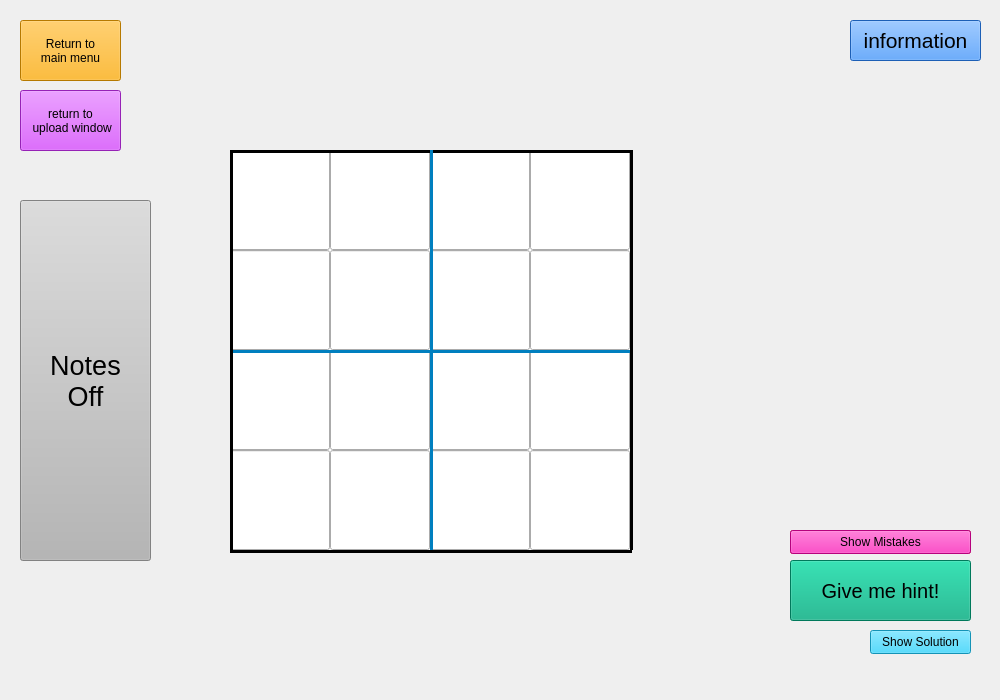
<?xml version="1.0" encoding="UTF-8"?>
<ui version="4.0">
 <class>PlayingWindow4x4</class>
 <widget class="QWidget" name="PlayingWindow4x4">
  <property name="geometry">
   <rect>
    <x>0</x>
    <y>0</y>
    <width>1000</width>
    <height>700</height>
   </rect>
  </property>
  <property name="font">
   <font>
    <pointsize>9</pointsize>
    <bold>false</bold>
    <underline>false</underline>
   </font>
  </property>
  <property name="windowTitle">
   <string>Play Sudoku</string>
  </property>
  <property name="styleSheet">
   <string notr="true"/>
  </property>
  <widget class="QLineEdit" name="le_00_00">
   <property name="geometry">
    <rect>
     <x>230</x>
     <y>150</y>
     <width>100</width>
     <height>100</height>
    </rect>
   </property>
   <property name="font">
    <font>
     <pointsize>50</pointsize>
     <bold>false</bold>
     <underline>false</underline>
    </font>
   </property>
   <property name="alignment">
    <set>Qt::AlignCenter</set>
   </property>
   <property name="placeholderText">
    <string/>
   </property>
  </widget>
  <widget class="QLineEdit" name="le_01_00">
   <property name="geometry">
    <rect>
     <x>330</x>
     <y>150</y>
     <width>100</width>
     <height>100</height>
    </rect>
   </property>
   <property name="font">
    <font>
     <pointsize>50</pointsize>
     <bold>false</bold>
     <underline>false</underline>
    </font>
   </property>
   <property name="alignment">
    <set>Qt::AlignCenter</set>
   </property>
   <property name="placeholderText">
    <string/>
   </property>
  </widget>
  <widget class="QLineEdit" name="le_02_00">
   <property name="geometry">
    <rect>
     <x>430</x>
     <y>150</y>
     <width>100</width>
     <height>100</height>
    </rect>
   </property>
   <property name="font">
    <font>
     <pointsize>50</pointsize>
     <bold>false</bold>
     <underline>false</underline>
    </font>
   </property>
   <property name="alignment">
    <set>Qt::AlignCenter</set>
   </property>
   <property name="placeholderText">
    <string/>
   </property>
  </widget>
  <widget class="QLineEdit" name="le_03_00">
   <property name="geometry">
    <rect>
     <x>530</x>
     <y>150</y>
     <width>100</width>
     <height>100</height>
    </rect>
   </property>
   <property name="font">
    <font>
     <pointsize>50</pointsize>
     <bold>false</bold>
     <underline>false</underline>
    </font>
   </property>
   <property name="alignment">
    <set>Qt::AlignCenter</set>
   </property>
   <property name="placeholderText">
    <string/>
   </property>
  </widget>
  <widget class="QLineEdit" name="le_00_01">
   <property name="geometry">
    <rect>
     <x>230</x>
     <y>250</y>
     <width>100</width>
     <height>100</height>
    </rect>
   </property>
   <property name="font">
    <font>
     <pointsize>50</pointsize>
     <bold>false</bold>
     <underline>false</underline>
    </font>
   </property>
   <property name="alignment">
    <set>Qt::AlignCenter</set>
   </property>
   <property name="placeholderText">
    <string/>
   </property>
  </widget>
  <widget class="QLineEdit" name="le_01_01">
   <property name="geometry">
    <rect>
     <x>330</x>
     <y>250</y>
     <width>100</width>
     <height>100</height>
    </rect>
   </property>
   <property name="font">
    <font>
     <pointsize>50</pointsize>
     <bold>false</bold>
     <underline>false</underline>
    </font>
   </property>
   <property name="alignment">
    <set>Qt::AlignCenter</set>
   </property>
   <property name="placeholderText">
    <string/>
   </property>
  </widget>
  <widget class="QLineEdit" name="le_02_01">
   <property name="geometry">
    <rect>
     <x>430</x>
     <y>250</y>
     <width>100</width>
     <height>100</height>
    </rect>
   </property>
   <property name="font">
    <font>
     <pointsize>50</pointsize>
     <bold>false</bold>
     <underline>false</underline>
    </font>
   </property>
   <property name="alignment">
    <set>Qt::AlignCenter</set>
   </property>
   <property name="placeholderText">
    <string/>
   </property>
  </widget>
  <widget class="QLineEdit" name="le_03_01">
   <property name="geometry">
    <rect>
     <x>530</x>
     <y>250</y>
     <width>100</width>
     <height>100</height>
    </rect>
   </property>
   <property name="font">
    <font>
     <pointsize>50</pointsize>
     <bold>false</bold>
     <underline>false</underline>
    </font>
   </property>
   <property name="alignment">
    <set>Qt::AlignCenter</set>
   </property>
   <property name="placeholderText">
    <string/>
   </property>
  </widget>
  <widget class="QLineEdit" name="le_00_02">
   <property name="geometry">
    <rect>
     <x>230</x>
     <y>350</y>
     <width>100</width>
     <height>100</height>
    </rect>
   </property>
   <property name="font">
    <font>
     <pointsize>50</pointsize>
     <bold>false</bold>
     <underline>false</underline>
    </font>
   </property>
   <property name="alignment">
    <set>Qt::AlignCenter</set>
   </property>
   <property name="placeholderText">
    <string/>
   </property>
  </widget>
  <widget class="QLineEdit" name="le_01_02">
   <property name="geometry">
    <rect>
     <x>330</x>
     <y>350</y>
     <width>100</width>
     <height>100</height>
    </rect>
   </property>
   <property name="font">
    <font>
     <pointsize>50</pointsize>
     <bold>false</bold>
     <underline>false</underline>
    </font>
   </property>
   <property name="alignment">
    <set>Qt::AlignCenter</set>
   </property>
   <property name="placeholderText">
    <string/>
   </property>
  </widget>
  <widget class="QLineEdit" name="le_02_02">
   <property name="geometry">
    <rect>
     <x>430</x>
     <y>350</y>
     <width>100</width>
     <height>100</height>
    </rect>
   </property>
   <property name="font">
    <font>
     <pointsize>50</pointsize>
     <bold>false</bold>
     <underline>false</underline>
    </font>
   </property>
   <property name="alignment">
    <set>Qt::AlignCenter</set>
   </property>
   <property name="placeholderText">
    <string/>
   </property>
  </widget>
  <widget class="QLineEdit" name="le_03_02">
   <property name="geometry">
    <rect>
     <x>530</x>
     <y>350</y>
     <width>100</width>
     <height>100</height>
    </rect>
   </property>
   <property name="font">
    <font>
     <pointsize>50</pointsize>
     <bold>false</bold>
     <underline>false</underline>
    </font>
   </property>
   <property name="alignment">
    <set>Qt::AlignCenter</set>
   </property>
   <property name="placeholderText">
    <string/>
   </property>
  </widget>
  <widget class="QLineEdit" name="le_00_03">
   <property name="geometry">
    <rect>
     <x>230</x>
     <y>450</y>
     <width>100</width>
     <height>100</height>
    </rect>
   </property>
   <property name="font">
    <font>
     <pointsize>50</pointsize>
     <bold>false</bold>
     <underline>false</underline>
    </font>
   </property>
   <property name="alignment">
    <set>Qt::AlignCenter</set>
   </property>
   <property name="placeholderText">
    <string/>
   </property>
  </widget>
  <widget class="QLineEdit" name="le_01_03">
   <property name="geometry">
    <rect>
     <x>330</x>
     <y>450</y>
     <width>100</width>
     <height>100</height>
    </rect>
   </property>
   <property name="font">
    <font>
     <pointsize>50</pointsize>
     <bold>false</bold>
     <underline>false</underline>
    </font>
   </property>
   <property name="alignment">
    <set>Qt::AlignCenter</set>
   </property>
   <property name="placeholderText">
    <string/>
   </property>
  </widget>
  <widget class="QLineEdit" name="le_02_03">
   <property name="geometry">
    <rect>
     <x>430</x>
     <y>450</y>
     <width>100</width>
     <height>100</height>
    </rect>
   </property>
   <property name="font">
    <font>
     <pointsize>50</pointsize>
     <bold>false</bold>
     <underline>false</underline>
    </font>
   </property>
   <property name="alignment">
    <set>Qt::AlignCenter</set>
   </property>
   <property name="placeholderText">
    <string/>
   </property>
  </widget>
  <widget class="QLineEdit" name="le_03_03">
   <property name="geometry">
    <rect>
     <x>530</x>
     <y>450</y>
     <width>100</width>
     <height>100</height>
    </rect>
   </property>
   <property name="font">
    <font>
     <pointsize>50</pointsize>
     <bold>false</bold>
     <underline>false</underline>
    </font>
   </property>
   <property name="alignment">
    <set>Qt::AlignCenter</set>
   </property>
   <property name="placeholderText">
    <string/>
   </property>
  </widget>
  <widget class="QPushButton" name="return_button">
   <property name="geometry">
    <rect>
     <x>20</x>
     <y>20</y>
     <width>101</width>
     <height>61</height>
    </rect>
   </property>
   <property name="styleSheet">
    <string notr="true">background-color: rgb(255, 170, 0);
font: 9pt &quot;Tempus Sans ITC&quot;;</string>
   </property>
   <property name="text">
    <string>Return to
main menu</string>
   </property>
  </widget>
  <widget class="Line" name="line">
   <property name="geometry">
    <rect>
     <x>230</x>
     <y>150</y>
     <width>400</width>
     <height>3</height>
    </rect>
   </property>
   <property name="frameShadow">
    <enum>QFrame::Plain</enum>
   </property>
   <property name="lineWidth">
    <number>3</number>
   </property>
   <property name="orientation">
    <enum>Qt::Horizontal</enum>
   </property>
  </widget>
  <widget class="Line" name="line_2">
   <property name="geometry">
    <rect>
     <x>230</x>
     <y>350</y>
     <width>400</width>
     <height>3</height>
    </rect>
   </property>
   <property name="styleSheet">
    <string notr="true">color: rgb(0, 127, 191);</string>
   </property>
   <property name="frameShadow">
    <enum>QFrame::Plain</enum>
   </property>
   <property name="lineWidth">
    <number>3</number>
   </property>
   <property name="orientation">
    <enum>Qt::Horizontal</enum>
   </property>
  </widget>
  <widget class="Line" name="line_3">
   <property name="geometry">
    <rect>
     <x>230</x>
     <y>550</y>
     <width>402</width>
     <height>3</height>
    </rect>
   </property>
   <property name="frameShadow">
    <enum>QFrame::Plain</enum>
   </property>
   <property name="lineWidth">
    <number>3</number>
   </property>
   <property name="orientation">
    <enum>Qt::Horizontal</enum>
   </property>
  </widget>
  <widget class="Line" name="line_4">
   <property name="geometry">
    <rect>
     <x>230</x>
     <y>150</y>
     <width>3</width>
     <height>400</height>
    </rect>
   </property>
   <property name="frameShadow">
    <enum>QFrame::Plain</enum>
   </property>
   <property name="lineWidth">
    <number>3</number>
   </property>
   <property name="orientation">
    <enum>Qt::Vertical</enum>
   </property>
  </widget>
  <widget class="Line" name="line_5">
   <property name="geometry">
    <rect>
     <x>430</x>
     <y>150</y>
     <width>3</width>
     <height>400</height>
    </rect>
   </property>
   <property name="styleSheet">
    <string notr="true">color: rgb(0, 127, 191);</string>
   </property>
   <property name="frameShadow">
    <enum>QFrame::Plain</enum>
   </property>
   <property name="lineWidth">
    <number>3</number>
   </property>
   <property name="orientation">
    <enum>Qt::Vertical</enum>
   </property>
  </widget>
  <widget class="Line" name="line_6">
   <property name="geometry">
    <rect>
     <x>630</x>
     <y>150</y>
     <width>3</width>
     <height>400</height>
    </rect>
   </property>
   <property name="frameShadow">
    <enum>QFrame::Plain</enum>
   </property>
   <property name="lineWidth">
    <number>3</number>
   </property>
   <property name="orientation">
    <enum>Qt::Vertical</enum>
   </property>
  </widget>
  <widget class="QPushButton" name="return_upload_button">
   <property name="geometry">
    <rect>
     <x>20</x>
     <y>90</y>
     <width>101</width>
     <height>61</height>
    </rect>
   </property>
   <property name="styleSheet">
    <string notr="true">background-color: rgb(210, 47, 255);
font: 9pt &quot;Tempus Sans ITC&quot;;</string>
   </property>
   <property name="text">
    <string>return to
 upload window</string>
   </property>
  </widget>
  <widget class="QPushButton" name="help_button">
   <property name="geometry">
    <rect>
     <x>790</x>
     <y>560</y>
     <width>181</width>
     <height>61</height>
    </rect>
   </property>
   <property name="font">
    <font>
     <pointsize>15</pointsize>
    </font>
   </property>
   <property name="styleSheet">
    <string notr="true">background-color: rgb(0, 170, 127);</string>
   </property>
   <property name="text">
    <string>Give me hint!</string>
   </property>
  </widget>
  <widget class="QPushButton" name="solution_button">
   <property name="geometry">
    <rect>
     <x>870</x>
     <y>630</y>
     <width>101</width>
     <height>24</height>
    </rect>
   </property>
   <property name="styleSheet">
    <string notr="true">background-color: rgb(28, 206, 255);</string>
   </property>
   <property name="text">
    <string>Show Solution</string>
   </property>
  </widget>
  <widget class="QLabel" name="nt_00_00">
   <property name="geometry">
    <rect>
     <x>230</x>
     <y>150</y>
     <width>100</width>
     <height>100</height>
    </rect>
   </property>
   <property name="font">
    <font>
     <pointsize>18</pointsize>
    </font>
   </property>
   <property name="styleSheet">
    <string notr="true">background-color: rgb(255, 255, 255);</string>
   </property>
   <property name="text">
    <string>  1   2   3
  4   5   6
  7   8   9</string>
   </property>
   <property name="alignment">
    <set>Qt::AlignLeading|Qt::AlignLeft|Qt::AlignTop</set>
   </property>
  </widget>
  <widget class="QLabel" name="nt_01_00">
   <property name="geometry">
    <rect>
     <x>330</x>
     <y>150</y>
     <width>100</width>
     <height>100</height>
    </rect>
   </property>
   <property name="font">
    <font>
     <pointsize>18</pointsize>
    </font>
   </property>
   <property name="styleSheet">
    <string notr="true">background-color: rgb(255, 255, 255);</string>
   </property>
   <property name="text">
    <string>  1   2   3
  4   5   6
  7   8   9</string>
   </property>
   <property name="alignment">
    <set>Qt::AlignLeading|Qt::AlignLeft|Qt::AlignTop</set>
   </property>
  </widget>
  <widget class="QLabel" name="nt_02_00">
   <property name="geometry">
    <rect>
     <x>430</x>
     <y>150</y>
     <width>100</width>
     <height>100</height>
    </rect>
   </property>
   <property name="font">
    <font>
     <pointsize>18</pointsize>
    </font>
   </property>
   <property name="styleSheet">
    <string notr="true">background-color: rgb(255, 255, 255);</string>
   </property>
   <property name="text">
    <string>  1   2   3
  4   5   6
  7   8   9</string>
   </property>
   <property name="alignment">
    <set>Qt::AlignLeading|Qt::AlignLeft|Qt::AlignTop</set>
   </property>
  </widget>
  <widget class="QLabel" name="nt_03_00">
   <property name="geometry">
    <rect>
     <x>530</x>
     <y>150</y>
     <width>100</width>
     <height>100</height>
    </rect>
   </property>
   <property name="font">
    <font>
     <pointsize>18</pointsize>
    </font>
   </property>
   <property name="styleSheet">
    <string notr="true">background-color: rgb(255, 255, 255);</string>
   </property>
   <property name="text">
    <string>  1   2   3
  4   5   6
  7   8   9</string>
   </property>
   <property name="alignment">
    <set>Qt::AlignLeading|Qt::AlignLeft|Qt::AlignTop</set>
   </property>
  </widget>
  <widget class="QLabel" name="nt_00_01">
   <property name="geometry">
    <rect>
     <x>230</x>
     <y>250</y>
     <width>100</width>
     <height>100</height>
    </rect>
   </property>
   <property name="font">
    <font>
     <pointsize>18</pointsize>
    </font>
   </property>
   <property name="styleSheet">
    <string notr="true">background-color: rgb(255, 255, 255);</string>
   </property>
   <property name="text">
    <string>  1   2   3
  4   5   6
  7   8   9</string>
   </property>
   <property name="alignment">
    <set>Qt::AlignLeading|Qt::AlignLeft|Qt::AlignTop</set>
   </property>
  </widget>
  <widget class="QLabel" name="nt_01_01">
   <property name="geometry">
    <rect>
     <x>330</x>
     <y>250</y>
     <width>100</width>
     <height>100</height>
    </rect>
   </property>
   <property name="font">
    <font>
     <pointsize>18</pointsize>
    </font>
   </property>
   <property name="styleSheet">
    <string notr="true">background-color: rgb(255, 255, 255);</string>
   </property>
   <property name="text">
    <string>  1   2   3
  4   5   6
  7   8   9</string>
   </property>
   <property name="alignment">
    <set>Qt::AlignLeading|Qt::AlignLeft|Qt::AlignTop</set>
   </property>
  </widget>
  <widget class="QLabel" name="nt_02_01">
   <property name="geometry">
    <rect>
     <x>430</x>
     <y>250</y>
     <width>100</width>
     <height>100</height>
    </rect>
   </property>
   <property name="font">
    <font>
     <pointsize>18</pointsize>
    </font>
   </property>
   <property name="styleSheet">
    <string notr="true">background-color: rgb(255, 255, 255);</string>
   </property>
   <property name="text">
    <string>  1   2   3
  4   5   6
  7   8   9</string>
   </property>
   <property name="alignment">
    <set>Qt::AlignLeading|Qt::AlignLeft|Qt::AlignTop</set>
   </property>
  </widget>
  <widget class="QLabel" name="nt_03_01">
   <property name="geometry">
    <rect>
     <x>530</x>
     <y>250</y>
     <width>100</width>
     <height>100</height>
    </rect>
   </property>
   <property name="font">
    <font>
     <pointsize>18</pointsize>
    </font>
   </property>
   <property name="styleSheet">
    <string notr="true">background-color: rgb(255, 255, 255);</string>
   </property>
   <property name="text">
    <string>  1   2   3
  4   5   6
  7   8   9</string>
   </property>
   <property name="alignment">
    <set>Qt::AlignLeading|Qt::AlignLeft|Qt::AlignTop</set>
   </property>
  </widget>
  <widget class="QLabel" name="nt_00_02">
   <property name="geometry">
    <rect>
     <x>230</x>
     <y>350</y>
     <width>100</width>
     <height>100</height>
    </rect>
   </property>
   <property name="font">
    <font>
     <pointsize>18</pointsize>
    </font>
   </property>
   <property name="styleSheet">
    <string notr="true">background-color: rgb(255, 255, 255);</string>
   </property>
   <property name="text">
    <string>  1   2   3
  4   5   6
  7   8   9</string>
   </property>
   <property name="alignment">
    <set>Qt::AlignLeading|Qt::AlignLeft|Qt::AlignTop</set>
   </property>
  </widget>
  <widget class="QLabel" name="nt_01_02">
   <property name="geometry">
    <rect>
     <x>330</x>
     <y>350</y>
     <width>100</width>
     <height>100</height>
    </rect>
   </property>
   <property name="font">
    <font>
     <pointsize>18</pointsize>
    </font>
   </property>
   <property name="styleSheet">
    <string notr="true">background-color: rgb(255, 255, 255);</string>
   </property>
   <property name="text">
    <string>  1   2   3
  4   5   6
  7   8   9</string>
   </property>
   <property name="alignment">
    <set>Qt::AlignLeading|Qt::AlignLeft|Qt::AlignTop</set>
   </property>
  </widget>
  <widget class="QLabel" name="nt_02_02">
   <property name="geometry">
    <rect>
     <x>430</x>
     <y>350</y>
     <width>100</width>
     <height>100</height>
    </rect>
   </property>
   <property name="font">
    <font>
     <pointsize>18</pointsize>
    </font>
   </property>
   <property name="styleSheet">
    <string notr="true">background-color: rgb(255, 255, 255);</string>
   </property>
   <property name="text">
    <string>  1   2   3
  4   5   6
  7   8   9</string>
   </property>
   <property name="alignment">
    <set>Qt::AlignLeading|Qt::AlignLeft|Qt::AlignTop</set>
   </property>
  </widget>
  <widget class="QLabel" name="nt_03_02">
   <property name="geometry">
    <rect>
     <x>530</x>
     <y>350</y>
     <width>100</width>
     <height>100</height>
    </rect>
   </property>
   <property name="font">
    <font>
     <pointsize>18</pointsize>
    </font>
   </property>
   <property name="styleSheet">
    <string notr="true">background-color: rgb(255, 255, 255);</string>
   </property>
   <property name="text">
    <string>  1   2   3
  4   5   6
  7   8   9</string>
   </property>
   <property name="alignment">
    <set>Qt::AlignLeading|Qt::AlignLeft|Qt::AlignTop</set>
   </property>
  </widget>
  <widget class="QLabel" name="nt_00_03">
   <property name="geometry">
    <rect>
     <x>230</x>
     <y>450</y>
     <width>100</width>
     <height>100</height>
    </rect>
   </property>
   <property name="font">
    <font>
     <pointsize>18</pointsize>
    </font>
   </property>
   <property name="styleSheet">
    <string notr="true">background-color: rgb(255, 255, 255);</string>
   </property>
   <property name="text">
    <string>  1   2   3
  4   5   6
  7   8   9</string>
   </property>
   <property name="alignment">
    <set>Qt::AlignLeading|Qt::AlignLeft|Qt::AlignTop</set>
   </property>
  </widget>
  <widget class="QLabel" name="nt_01_03">
   <property name="geometry">
    <rect>
     <x>330</x>
     <y>450</y>
     <width>100</width>
     <height>100</height>
    </rect>
   </property>
   <property name="font">
    <font>
     <pointsize>18</pointsize>
    </font>
   </property>
   <property name="styleSheet">
    <string notr="true">background-color: rgb(255, 255, 255);</string>
   </property>
   <property name="text">
    <string>  1   2   3
  4   5   6
  7   8   9</string>
   </property>
   <property name="alignment">
    <set>Qt::AlignLeading|Qt::AlignLeft|Qt::AlignTop</set>
   </property>
  </widget>
  <widget class="QLabel" name="nt_02_03">
   <property name="geometry">
    <rect>
     <x>430</x>
     <y>450</y>
     <width>100</width>
     <height>100</height>
    </rect>
   </property>
   <property name="font">
    <font>
     <pointsize>18</pointsize>
    </font>
   </property>
   <property name="styleSheet">
    <string notr="true">background-color: rgb(255, 255, 255);</string>
   </property>
   <property name="text">
    <string>  1   2   3
  4   5   6
  7   8   9</string>
   </property>
   <property name="alignment">
    <set>Qt::AlignLeading|Qt::AlignLeft|Qt::AlignTop</set>
   </property>
  </widget>
  <widget class="QLabel" name="nt_03_03">
   <property name="geometry">
    <rect>
     <x>530</x>
     <y>450</y>
     <width>100</width>
     <height>100</height>
    </rect>
   </property>
   <property name="font">
    <font>
     <pointsize>18</pointsize>
    </font>
   </property>
   <property name="styleSheet">
    <string notr="true">background-color: rgb(255, 255, 255);</string>
   </property>
   <property name="text">
    <string>  1   2   3
  4   5   6
  7   8   9</string>
   </property>
   <property name="alignment">
    <set>Qt::AlignLeading|Qt::AlignLeft|Qt::AlignTop</set>
   </property>
  </widget>
  <widget class="QPushButton" name="notes_button">
   <property name="geometry">
    <rect>
     <x>20</x>
     <y>200</y>
     <width>131</width>
     <height>361</height>
    </rect>
   </property>
   <property name="font">
    <font>
     <pointsize>20</pointsize>
    </font>
   </property>
   <property name="styleSheet">
    <string notr="true">background-color: rgb(182, 182, 182);</string>
   </property>
   <property name="text">
    <string>Notes
Off</string>
   </property>
  </widget>
  <widget class="QPushButton" name="show_mistakes_button">
   <property name="geometry">
    <rect>
     <x>790</x>
     <y>530</y>
     <width>181</width>
     <height>24</height>
    </rect>
   </property>
   <property name="styleSheet">
    <string notr="true">background-color: rgb(255, 2, 175);</string>
   </property>
   <property name="text">
    <string>Show Mistakes</string>
   </property>
  </widget>
  <widget class="QLabel" name="lb_hint1">
   <property name="geometry">
    <rect>
     <x>770</x>
     <y>460</y>
     <width>201</width>
     <height>16</height>
    </rect>
   </property>
   <property name="font">
    <font>
     <pointsize>10</pointsize>
     <bold>true</bold>
     <underline>false</underline>
    </font>
   </property>
   <property name="text">
    <string/>
   </property>
  </widget>
  <widget class="QLabel" name="lb_hint2">
   <property name="geometry">
    <rect>
     <x>770</x>
     <y>490</y>
     <width>241</width>
     <height>16</height>
    </rect>
   </property>
   <property name="font">
    <font>
     <pointsize>10</pointsize>
     <bold>true</bold>
     <underline>false</underline>
    </font>
   </property>
   <property name="text">
    <string/>
   </property>
  </widget>
  <widget class="QPushButton" name="any_mistakes_button">
   <property name="geometry">
    <rect>
     <x>790</x>
     <y>530</y>
     <width>181</width>
     <height>24</height>
    </rect>
   </property>
   <property name="styleSheet">
    <string notr="true">background-color: rgb(255, 74, 77);</string>
   </property>
   <property name="text">
    <string>Any Mistakes?</string>
   </property>
  </widget>
  <widget class="QPushButton" name="info_button">
   <property name="geometry">
    <rect>
     <x>850</x>
     <y>20</y>
     <width>131</width>
     <height>41</height>
    </rect>
   </property>
   <property name="font">
    <font>
     <family>Segoe UI</family>
     <pointsize>16</pointsize>
     <bold>false</bold>
    </font>
   </property>
   <property name="styleSheet">
    <string notr="true">background-color: rgb(39, 133, 255)</string>
   </property>
   <property name="text">
    <string>information</string>
   </property>
   <property name="iconSize">
    <size>
     <width>50</width>
     <height>50</height>
    </size>
   </property>
  </widget>
  <zorder>any_mistakes_button</zorder>
  <zorder>nt_03_03</zorder>
  <zorder>nt_02_03</zorder>
  <zorder>nt_01_03</zorder>
  <zorder>nt_00_03</zorder>
  <zorder>nt_03_02</zorder>
  <zorder>nt_02_02</zorder>
  <zorder>nt_01_02</zorder>
  <zorder>nt_00_02</zorder>
  <zorder>nt_03_01</zorder>
  <zorder>nt_02_01</zorder>
  <zorder>nt_01_01</zorder>
  <zorder>nt_00_01</zorder>
  <zorder>nt_03_00</zorder>
  <zorder>nt_02_00</zorder>
  <zorder>nt_01_00</zorder>
  <zorder>nt_00_00</zorder>
  <zorder>le_00_00</zorder>
  <zorder>le_01_00</zorder>
  <zorder>le_02_00</zorder>
  <zorder>le_03_00</zorder>
  <zorder>le_00_01</zorder>
  <zorder>le_01_01</zorder>
  <zorder>le_02_01</zorder>
  <zorder>le_03_01</zorder>
  <zorder>le_00_02</zorder>
  <zorder>le_01_02</zorder>
  <zorder>le_02_02</zorder>
  <zorder>le_03_02</zorder>
  <zorder>le_00_03</zorder>
  <zorder>le_01_03</zorder>
  <zorder>le_02_03</zorder>
  <zorder>le_03_03</zorder>
  <zorder>return_button</zorder>
  <zorder>line</zorder>
  <zorder>line_2</zorder>
  <zorder>line_3</zorder>
  <zorder>line_4</zorder>
  <zorder>line_5</zorder>
  <zorder>line_6</zorder>
  <zorder>return_upload_button</zorder>
  <zorder>help_button</zorder>
  <zorder>solution_button</zorder>
  <zorder>notes_button</zorder>
  <zorder>show_mistakes_button</zorder>
  <zorder>lb_hint1</zorder>
  <zorder>lb_hint2</zorder>
  <zorder>info_button</zorder>
 </widget>
 <tabstops>
  <tabstop>le_00_00</tabstop>
  <tabstop>le_01_00</tabstop>
  <tabstop>le_00_01</tabstop>
  <tabstop>le_01_01</tabstop>
  <tabstop>le_02_00</tabstop>
  <tabstop>le_03_00</tabstop>
  <tabstop>le_02_01</tabstop>
  <tabstop>le_03_01</tabstop>
  <tabstop>le_00_02</tabstop>
  <tabstop>le_01_02</tabstop>
  <tabstop>le_00_03</tabstop>
  <tabstop>le_01_03</tabstop>
  <tabstop>le_02_02</tabstop>
  <tabstop>le_03_02</tabstop>
  <tabstop>le_02_03</tabstop>
  <tabstop>le_03_03</tabstop>
 </tabstops>
 <resources/>
 <connections/>
</ui>
